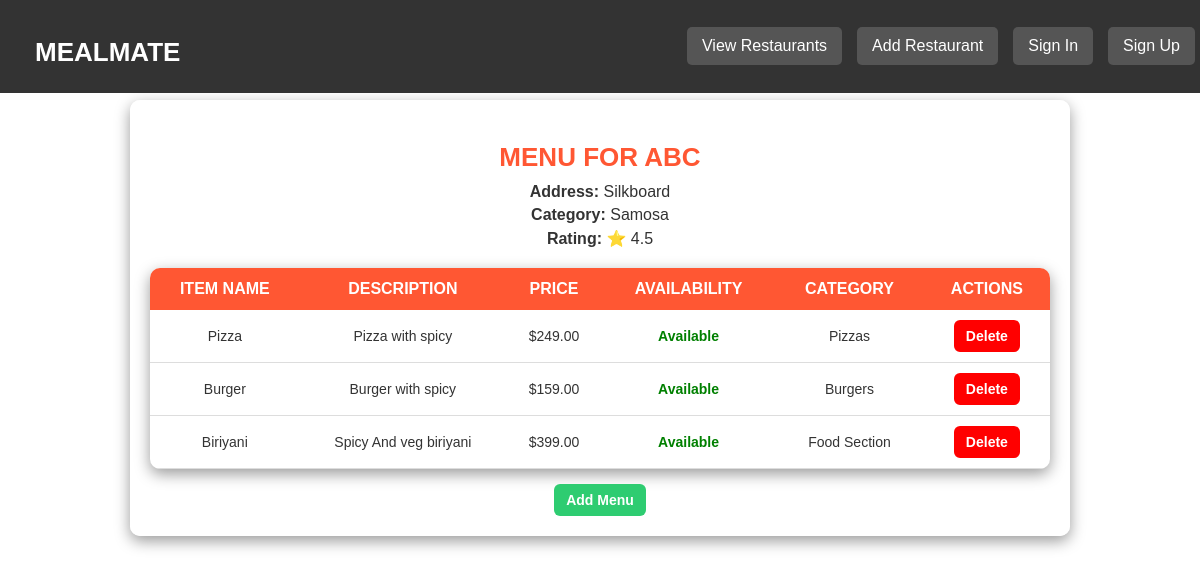
Screenshot of /view_menu/2/ with the database file from the repository.
### delivary/models.py (models this page shows, shortened)
class Restaurants(models.Model):
    res_name = models.CharField(max_length=100)
    food_cat=models.CharField(max_length=200)
    rating = models.FloatField()
    img=models.URLField(default='https://png.pngtree.com/png-clipart/20190313/ourmid/pngtree-planar-cartoon-street-view-shop-restaurant-and-vendor-elements-png-image_848867.jpg')
    address=models.CharField(max_length=100)

class Menu(models.Model):
    res=models.ForeignKey(
        Restaurants,
        on_delete=models.CASCADE
    )
    item_name = models.CharField(max_length=100)
    description = models.TextField(blank=True, null=True)
    price=models.DecimalField(max_digits=6, decimal_places=2)
    is_available = models.BooleanField(default=True)
    category=models.CharField(max_length=50)

### delivary/views.py (the view)
# urls.py: path('view_menu/<int:id>/',views.view_menu,name='view_menu'),
def view_menu(request, id):
    res=Restaurants.objects.get(pk=id)
    menu = Menu.objects.filter(res=res)
    return render(request,'delivary/view_menu.html',{'res':res,'menu':menu})

### delivary/templates/delivary/view_menu.html (shortened to what this page needs)
{% extends "delivary/base.html" %}
{% block content %}
<!DOCTYPE html>
<html lang="en">
<head>
    {% load static %}
    <link rel="stylesheet" type="text/css" href="{% static 'delivary/css/menu.css' %}">
</head>
<body>
<div class="container">
    <h2>Menu for {{ res.res_name }}</h2>
    <p><strong>Address:</strong> {{ res.address }}</p>
    <p><strong>Category:</strong> {{ res.food_cat }}</p>
    <p><strong>Rating:</strong> ⭐ {{ res.rating }}</p>
    <div class="table-container">
        <table>
            <tr>
                <th>Item Name</th>
                <th>Description</th>
                <th>Price</th>
                <th>Availability</th>
                <th>Category</th>
                <th>Actions</th>
            </tr>
            {% for item in menu %}
            <tr>
                <td>{{ item.item_name }}</td>
                <td>{{ item.description }}</td>
                <td>${{ item.price }}</td>
                <td class="{% if item.is_available %}available{% else %}not-available{% endif %}">
                    {% if item.is_available %}Available{% else %}Not Available{% endif %}
                </td>
                <td>{{ item.category }}</td>
                <td>
                    <a href="{% url 'delivary:delete_menu' item.id %}"
                        onclick="return confirm('Are you sure you want to delete this item?');">
                        <button class="delete-btn">Delete</button>
                    </a>
                </td>
            </tr>
            {% empty %}
            <tr>
                <td colspan="6">No menu items available.</td>
            </tr>
            {% endfor %}
        </table>
    </div>
    <a href="{% url 'delivary:add_menu' res.id %}">
        <button class="add-menu-btn">Add Menu</button>
    </a>
</div>
</body>
</html>
{% endblock %}

### delivary/templates/delivary/base.html (shortened to what this page needs)
<!DOCTYPE html>
<html lang="en">
  <head>
  </head>
  <body>
    <nav>
      <h2>
        <a href="{% url 'delivary:index' %}" style="text-decoration: none; color: white;">MealMate</a>
    </h2>
      <div class="nav-links">
        <a href="{% url 'delivary:display_res' %}">View Restaurants</a>
        <a href="{% url 'delivary:add_res' %}">Add Restaurant</a>
        <a href="{% url 'delivary:sign_in' %}">Sign In</a>
        <a href="{% url 'delivary:sign_up' %}">Sign Up</a>
      </div>
    </nav>
    {% block content %} {% endblock %}
  </body>
</html>

### delivary/static/delivary/css/menu.css (style rules this page uses)
body { font-family: Arial, sans-serif; background: url("https://t4.ftcdn.net/jpg/02/92/20/37/240_F_292203735_CSsyqyS6A4Z9Czd4Msf7qZEhoxjpzZl1.jpg") no-repeat center center/cover; color: #333; margin: 0; padding: 20px; display: flex; flex-direction: column; align-items: center; min-height: 100vh; }
nav { background-color: #333; padding: 15px; width: 100%; display: flex; justify-content: space-between; align-items: center; position: fixed; top: 0; left: 0; }
nav h2 { color: white; margin-left: 20px; }
.nav-links { display: flex; gap: 15px; margin-right: 20px; }
.nav-links a { text-decoration: none; color: white; padding: 10px 15px; background-color: #555; border-radius: 5px; transition: 0.3s; }
.container { background: rgba(255, 255, 255, 0.9); padding: 20px; border-radius: 10px; box-shadow: 0px 5px 15px rgba(0, 0, 0, 0.4); width: 90%; max-width: 900px; text-align: center; margin-top: 80px; }
h2 { color: #FF5733; font-size: 26px; text-transform: uppercase; margin-bottom: 10px; }
p { font-size: 16px; margin: 5px 0; }
.table-container { margin-top: 20px; }
table { width: 100%; border-collapse: collapse; background: white; border-radius: 10px; overflow: hidden; box-shadow: 0px 5px 15px rgba(0, 0, 0, 0.4); }
th { background: #FF5733; color: white; font-size: 16px; padding: 12px; text-transform: uppercase; }
td { text-align: center; padding: 10px; font-size: 14px; border-bottom: 1px solid #ddd; }
.available { color: green; font-weight: bold; }
button { padding: 8px 12px; font-size: 14px; font-weight: bold; border: none; border-radius: 6px; cursor: pointer; transition: all 0.3s ease-in-out; }
.delete-btn { background: red; color: white; }
.add-menu-btn { background: #2ecc71; color: white; margin-top: 15px; }

### delivary/templates/delivary/base.html (style rules this page uses)
nav { background-color: #333; padding: 15px; display: flex; justify-content: space-between; align-items: center; }
.nav-links { display: flex; gap: 15px; }
.nav-links a { text-decoration: none; color: white; padding: 10px 15px; background-color: #555; border-radius: 5px; }

### rows the page displays
Restaurants: res_name "ABC", address "Silkboard", food_cat "Samosa", rating "4.5"
Menu: item_name "Pizza", description "Pizza with spicy", price "249.00", is_available "Available", category "Pizzas"
Menu: item_name "Burger", description "Burger with spicy", price "159.00", is_available "Available", category "Burgers"
Menu: item_name "Biriyani", description "Spicy And veg biriyani", price "399.00", is_available "Available", category "Food Section"
